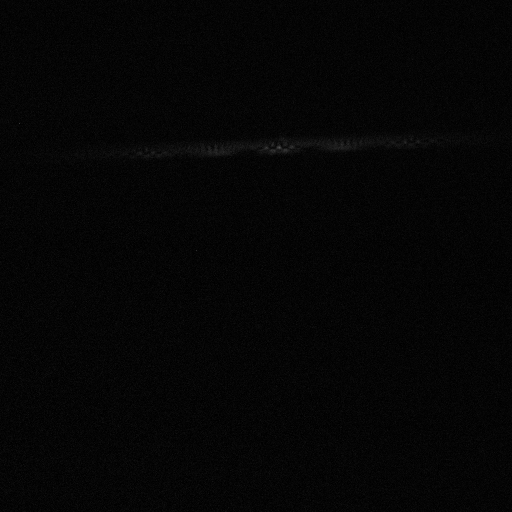
#> input picture High Harmonic Generation/Dados/4a sessao/KRIPTON/Fendas/bkg_removed_images/0.5s.tif, 1024 x 1024 px, found by its file name (shown at 1/2 size); the run also reads 1 picture not shown here
$ jupyter execute --allow-errors 'HHG - Análise do Espectro do Kripton.ipynb'
#> lines starting #> are read from the running program, lines starting #| are printed output that depends on the picture
### High Harmonic Generation/Notebooks/PIL_Functions.py
from PIL import Image, ImageOps

def img_to_matrix(img):
    width, height = img.size
    pixels = img.load() #returns dictionary where each entry has rgb values

    matrix = list()
    row  = list()
    for y in range(height):
        row = []
        for x in range(width):
            row += [pixels[x, y]]
        matrix.append(row)
    return matrix

def soma_linhas(pixels, orientation='x'):
    height = len(pixels)
    width  = len(pixels[0])

    if orientation=='x':
        soma = list()
        for i in range(width):
            soma += [0]
        for i in range(height):
            for j in range(width):
                soma[j] += pixels[i][j]
        return soma
    else:
        soma = list()
        for i in range(height):
            soma += [0]
        for i in range(width):
            for j in range(height):
                soma[j] += pixels[j][i]
        return soma

# [20 lines left out: functions normalize, matrix_to_img, not called in this run]

### High Harmonic Generation/Notebooks/HHG - Análise do Espectro do Kripton.ipynb
[cell 1]
from PIL import Image, ImageOps
import imageio
import numpy as np
import matplotlib.pyplot as plt
import matplotlib as mpl
from matplotlib.ticker import MaxNLocator
from scipy.optimize import curve_fit
#Transformada de Fourier
from scipy.fft import fft, fft2, fftfreq, ifft
#Funçoes Auxiliares
from PIL_Functions import img_to_matrix, soma_linhas
#Ouvir a Cena
from scipy.interpolate import interp1d

[cell 2]
# DESCOMENTAR NO FIM PARA GRAVAR PLOTS EM LATEX. DEMORAM MAIS A GERAR
plt.rcParams['font.family'] = 'serif'
plt.rcParams['font.serif'] = ['Computer Modern Roman']
plt.rcParams['text.usetex'] = True

plt.rcParams['font.size'] = 20
plt.rcParams['axes.labelsize'] = 24
plt.rcParams['axes.linewidth'] = 1.5

[cell 3]
def imita(matrix):
    new_matrix = list()
    linha      = list()
    for i in matrix:
        for j in i:
            linha.append(j)
        new_matrix.append(linha)
        linha=list()
    return new_matrix


def threshold(matrix, t, color, ylim_cima=0, ylim_baixo=1023, save_bkg=False):
    new_matrix = imita(matrix)

    if(save_bkg):
        bkg    = imita(matrix)

    width = len(matrix[0])
    height= len(matrix)

    for linha in range(height):
        for coluna in range(width):
            if new_matrix[linha][coluna] <= t or linha<ylim_cima or linha>ylim_baixo:
                new_matrix[linha][coluna] = color
            else:
                if save_bkg:
                    bkg[linha][coluna] = color
    if save_bkg:
        return new_matrix, bkg
    return new_matrix


def integrate(linha):
    integral = 0
    for i in linha:
        integral += i
    return integral


def normalize(linha, maximo=False):
    if (maximo != False):
        return [i/maximo for i in linha]
    else:
        maximo = max(linha)
        return [i/maximo for i in linha]


def get_region(x, y, borders):
    x_reg = list()
    y_reg = list()
    assert(len(x) == len(y))
    for i in range(len(y)):
        if x[i] >= borders[0] and x[i] <= borders[1]:
            x_reg.append(x[i])
            y_reg.append(y[i])
    return x_reg, y_reg


def crop(matrix, x_reg, y_reg):
    new_matrix = matrix[y_reg[0]:y_reg[1]][x_reg[0]:x_reg[1]].copy()
    return new_matrix


def centroid(data_x, data_y):
    termos = [x * y for x, y in zip(data_x, normalize(data_y, sum(data_y)))]
    soma = 0

    for termo in termos:
        soma+= termo
    return soma

def get_harmonico(freq):
    return freq*800e-9/c

def print_tabular(HH_freq, LaTeX):
    if (LaTeX):
        tabular = r"\begin{tabular}{|c|c|c|}\n \hline Pico $\#$ & Frequência $\pm 0.05$ (PHz) & Harmónica \\" + '\n'

        for i in range(len(HH_freq)):
            tabular += r"\hline {:} & ${:.2e}$ & {:} \\".format(i+1, HH_freq[i], round(get_harmonico(HH_freq[i]), 2)) + '\n'

        tabular += r"\hline" + '\n' + r"\end{tabular}"
    else:
        tabular = str()
        for i in range(len(HH_freq)):
            if (i != 9):
                tabular += 'Pico ' + str(i + 1) + ':  ' + str("{:.2e}".format(HH_freq[i])) + ' Hz  --->  Harmónico: ' + str(round(get_harmonico(HH_freq[i]), 2)) + '\n'
            else:
                tabular += 'Pico ' + str(i + 1) + ': '  + str("{:.2e}".format(HH_freq[i])) + ' Hz  --->  Harmónico: ' + str(round(get_harmonico(HH_freq[i]), 2)) + '\n'
    print(tabular)

## Determinação do tempo de aquisição ótimo

[cell 4]
path_imagens = '/Users/thomasgaehtgens/Desktop/LFEA/High Harmonic Generation/Dados/4a sessao/KRIPTON/fendas/bkg_removed_images/'
paths        = [path_imagens + str(i + 1) + 's.tif' for i in range(7)]
paths.insert(0, path_imagens + '0.5s.tif')

#> (a cell that did not finish here is left out)

[cell 6]
linhas = list()
#> linhas = []
racios = list()
t_val  = [20, 20, 20, 20, 20, 20, 24, 350]
t_val  = [20, 20, 20, 20, 20, 20, 20, 250]

#> (the rest of this cell did not finish here and is left out)

[cell 7]
fig = plt.figure(figsize=(6, 6))
ax  = fig.add_subplot()

r = racios + [0]
#> (the rest of this cell did not finish here and is left out)

[cell 8]
path = '/Users/thomasgaehtgens/Desktop/LFEA/High Harmonic Generation/Dados/4a sessao/KRIPTON/fendas/bkg_removed_images/5s_rotated.tif'
img  = Image.open(path)

matrix, bkg = threshold(img_to_matrix(img), t = 35, color = 0, ylim_cima=265, ylim_baixo=315, save_bkg=True)
#> after the loop in img_to_matrix, `for y in range(height):`: matrix = 1024 items
#> in imita, `new_matrix = list()`: new_matrix = []
#> after the loop in imita, `for i in matrix:`: new_matrix = 1024 items
#> in threshold, `width = len(matrix[0])`: width = 1024
#> matrix = 1024 items; bkg = 1024 items

# Separação do Espectro obtido nas suas 3 componentes

[cell 9]
plt.imshow(matrix)
plt.axis(False)
plt.show()
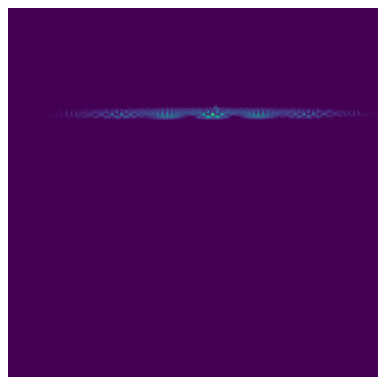
#> figure drawn by matplotlib, 1 panel

plt.imsave('full_espectro.png', np.array(matrix))
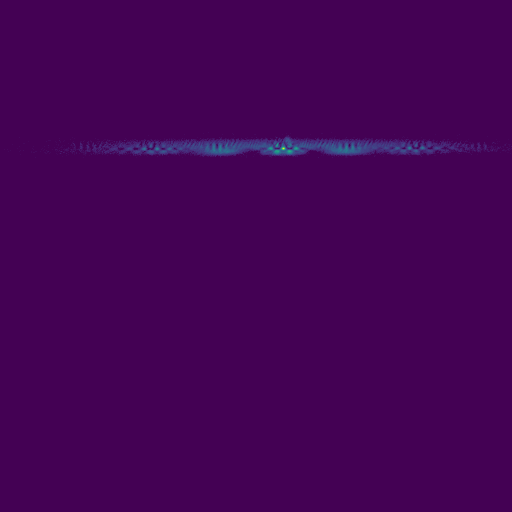
#> saved as full_espectro.png: shape (1024, 1024, 3) (shown at 1/2 size); mean R, G, B 68, 2.1, 84.8

[cell 10]
cropped = crop(matrix, [0, len(matrix)], [265, 315])
#> in crop, `new_matrix = matrix[y_reg[0]:y_reg[1]][x_reg[0]:x_reg[1]].copy()`: new_matrix = 50 items
#> cropped = 50 items

[cell 11]
fig = plt.figure(figsize=(20, 20))

plt.imshow(cropped)
plt.axis(False)
plt.show()
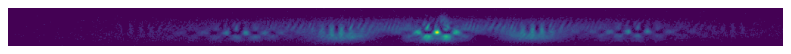
#> figure drawn by matplotlib, 1 panel

plt.imsave('full_espectro.png', np.array(cropped))
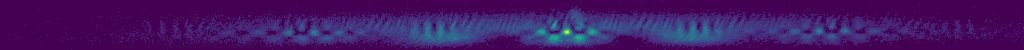
#> saved as full_espectro.png: shape (50, 1024, 3); mean R, G, B 67.3, 22.5, 100.6

[cell 12]
linha3 = crop(cropped, [0, len(matrix)], (0, 20))
#> linha3 = 20 items

[cell 13]
fig = plt.figure(figsize=(20, 20))

plt.imshow(linha3)
plt.axis(False)
plt.show()
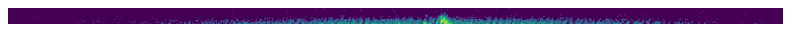
#> figure drawn by matplotlib, 1 panel

[cell 14]
linha2 = crop(cropped, [0, len(matrix)], [21, 33])
#> linha2 = 12 items

[cell 15]
fig = plt.figure(figsize=(20, 20))

plt.imshow(linha2)
plt.axis(False)
plt.show()
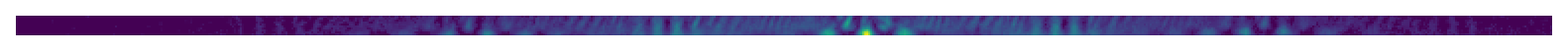
#> figure drawn by matplotlib, 1 panel

[cell 16]
linha1 = crop(cropped, [0, len(matrix)], [33, len(cropped) - 7])
#> linha1 = 10 items

[cell 17]
fig = plt.figure(figsize=(20, 20))

plt.imshow(linha1)
plt.axis(False)
plt.show()
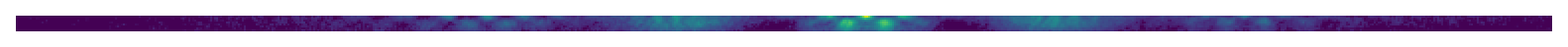
#> figure drawn by matplotlib, 1 panel

[cell 18]
#CONSTANTES
d       = 100e-6 #Distância entre fendas
delta_x = 13e-6  #Fator de conversão
z       = 40e-2  #Distância ao CCD
N       = 1024   #Pixeis
c       = 299792458

SAMPLE_RATE = (c * z)/(N * d * delta_x) # AINDA NÃO ESTOU SEGURO DA FÓRMULA

[cell 19]
def f_n(pixel):
    return (pixel * c * z)/(N * d * delta_x)

[cell 20]
hist1 = soma_linhas(linha1)
#> in soma_linhas, `height = len(pixels)`: height = 10
#> in soma_linhas, `width  = len(pixels[0])`: width = 1024
#> after the loop in soma_linhas, `for i in range(height):`: soma = 1024 values, max 2358 at index 579, min 0 at index 0, mean 577.8
#> hist1 has the same summary as soma in soma_linhas
hist2 = soma_linhas(linha2)
#> hist2 = 1024 values, max 2793 at index 566, min 0 at index 0, mean 738
hist3 = soma_linhas(linha3)
#> hist3 = 1024 values, max 1375 at index 572, min 0 at index 0, mean 178.8

hist1f = np.abs(fft(hist1))
#> hist1f = 1024 values, max 591678 at index 0, min 28.41 at index 502, mean 4086.1
hist2f = np.abs(fft(hist2))
#> hist2f = 1024 values, max 755755 at index 0, min 131.6 at index 207, mean 4742
hist3f = np.abs(fft(hist3))
#> hist3f = 1024 values, max 183082 at index 0, min 51.04 at index 87, mean 2684.1

[cell 21]
#ESPECÍFICO ESPECTRO 2
d   = 100e-6 #Distância entre fendas
x_f = f_n(np.linspace(0, 1023, 1024))*1e-15
#PARTE DO PLPOT
fig = plt.figure(figsize=(6, 6))
ax  = fig.add_subplot()

#A DETERMINAÇÃO DESTES VALORES TEM DE SER FEITA À MÃO
a0, b0 = 4, 12 # PICO 0

a1, b1 = 64, 68 # PICO 1
a2, b2 = 71, 77  # PICO 2
a3, b3 = 79, 84 # PICO 3
a4, b4 = 87, 92 # PICO 4
a5, b5 = 94, 101 # PICO 5

# [6 lines of commented-out code are left out]

picos = [#(a0, b0),
         (a1, b1),
         (a2, b2),
         (a3, b3),
         (a4, b4),
         (a5, b5)]

#PLOT DO ESPECTRO
ax.plot(x_f[4:int(1024/2)], normalize(hist2f[4:int(1024/2)]), '-', lw=3, label='HHG-Kr', color='#419547')
#> in normalize, `maximo = max(linha)`: maximo = 85080.9
# [15 lines of commented-out code are left out]

HH_freq = list()
for pico in picos:
    HH_freq.append(centroid(x_f[pico[0]:pico[1]], hist2f[pico[0]:pico[1]]))
    plt.vlines(HH_freq[-1], 0, 1, linestyles='--', alpha = 0.3)
#> this loop made 5 passes
#> termos in centroid on passes 1 to 5: [0.131, 2.23, 3.33, 0.216], [0.0157, 0.241, 3.36, 2.69, 0.253, 0.0583], [0.165, 1.06, 4.02, 1.8, 0.269], [0.28, 2.31, 4.04, 1.28, 0.0912], [0.283, 0.595, 2.03, 3.02, 1.08, 1.13, 0.61]
#> after the loop, HH_freq = [5.91, 6.62, 7.31, 8, 8.75]

ax.set_xlabel('Frequência (PHz)')
ax.set_ylabel('Intensidade (I/I$_{max}$)')
ax.set_title('Espectro 2')
ax.legend(loc='upper right', frameon=False)

ax.set_xlim(5, 12)
ax.set_ylim(0, 1)

ax.xaxis.set_tick_params(which='major', size=10, width=2, direction='in', top='on')
ax.xaxis.set_tick_params(which='minor', size=4, width=2, direction='in', top='on')

ax.yaxis.set_tick_params(which='major', size=10, width=2, direction='in', right='on')
ax.yaxis.set_tick_params(which='minor', size=4, width=2, direction='in', right='on')

ax.xaxis.set_major_locator(mpl.ticker.MultipleLocator(1.5))
ax.xaxis.set_minor_locator(mpl.ticker.MultipleLocator(0.5))

ax.yaxis.set_major_locator(MaxNLocator(prune='lower', nbins=5))
ax.yaxis.set_minor_locator(mpl.ticker.MultipleLocator(0.05))

print_tabular(np.array(HH_freq)*1e15, LaTeX=True) #LaTeX = True ---> LaTeX print
#> the loop in print_tabular, `for i in range(len(HH_freq)):` made 5 passes
#| \begin{tabular}{|c|c|c|}\n \hline Pico $\#$ & Frequência $\pm 0.05$ (PHz) & Harmónica \\
#| \hline 1 & $5.91e+15$ & 15.77 \\
#| \hline 2 & $6.62e+15$ & 17.66 \\
#| \hline 3 & $7.31e+15$ & 19.5 \\
#| \hline 4 & $8.00e+15$ & 21.35 \\
#| \hline 5 & $8.75e+15$ & 23.34 \\
#| \hline
#| \end{tabular}

fig.set_tight_layout(True)
plt.savefig('kr_spec2.pdf', bbox='tight_layout')

[cell 22]
#ESPECÍFICO ESPECTRO 2
d   = 10e-6 #Distância entre fendas
x_f = f_n(np.linspace(0, 1023, 1024))*1e-15
#PARTE DO PLPOT
fig = plt.figure(figsize=(6, 6))
ax  = fig.add_subplot()

#A DETERMINAÇÃO DESTES VALORES TEM DE SER FEITA À MÃO
a1, b1 = 5, 14 # PICO 1
#a2, b2 = 16, 26 # PICO 1
# ...
picos = [(a1, b1 )]

#PLOT DO ESPECTRO
ax.plot(x_f[2:int(1024/2)], normalize(hist1f[2:int(1024/2)]), '-', lw=3, label='HHG-Kr', color='#419547')
#HIGHLIGHT DOS HARMÓNICOS
#ax.plot(x_f[a1:b1], normalize(hist1f[a1:b1], max(hist1f[2:int(1024/2)])), '-', color = 'salmon', lw=2, label='Picos')
#ax.plot(x_f[a2:b2], normalize(hist1f[a2:b2], max(hist1f[2:int(1024/2)])), '-', color = 'salmon', lw=2, label='Picos')

#PLOT DA LINHA VERTICAL QUE PASSA NO CENTROIDE

HH_freq = list()
for pico in picos:
    HH_freq.append(centroid(x_f[pico[0]:pico[1]], hist2f[pico[0]:pico[1]]))
    plt.vlines(HH_freq[-1], 0, 1, linestyles='--', alpha = 0.3)
#> this loop made 1 pass
#> termos in centroid on pass 1: [0.294, 0.53, 1.37, 2.04, 1.24, 0.88, 0.152, 0.316, 0.47]
#> after the loop, HH_freq = [7.3]

ax.set_xlabel('Frequência (PHz)')
ax.set_ylabel('Intensidade (I/I$_{max}$)')
ax.set_title('Espectro 3')
ax.legend(loc='upper right', frameon=False)
#
ax.set_xlim(0, 75)
#ax.set_xlim(7, 11)
ax.set_ylim(0, 1)
#
ax.xaxis.set_tick_params(which='major', size=10, width=2, direction='in', top='on')
ax.xaxis.set_tick_params(which='minor', size=4, width=2, direction='in', top='on')
#
ax.yaxis.set_tick_params(which='major', size=10, width=2, direction='in', right='on')
ax.yaxis.set_tick_params(which='minor', size=4, width=2, direction='in', right='on')
#
ax.xaxis.set_major_locator(mpl.ticker.MultipleLocator(25))
ax.xaxis.set_minor_locator(mpl.ticker.MultipleLocator(5))
#
ax.yaxis.set_major_locator(MaxNLocator(prune='lower', nbins=5))
ax.yaxis.set_minor_locator(mpl.ticker.MultipleLocator(0.05))
#
print_tabular(np.array(HH_freq)*1e15, LaTeX=True) #LaTeX = True ---> LaTeX print
#> the loop in print_tabular (call 2), `for i in range(len(HH_freq)):` made 1 pass
#| \begin{tabular}{|c|c|c|}\n \hline Pico $\#$ & Frequência $\pm 0.05$ (PHz) & Harmónica \\
#| \hline 1 & $7.30e+15$ & 19.48 \\
#| \hline
#| \end{tabular}

fig.set_tight_layout(True)
plt.savefig('kr_spec3.pdf', bbox='tight_layout')

[cell 23]
fig = plt.figure(figsize=(18, 8))

#ESPECÍFICO ESPECTRO 2
d   = 100e-6 #Distância entre fendas
x_f = f_n(np.linspace(0, 1023, 1024))*1e-15

#Sinal
ax1  = fig.add_subplot(2, 3, 1)
ax2  = fig.add_subplot(2, 3, 2)
ax3  = fig.add_subplot(2, 3, 3)
#Transfomada
ax1f = fig.add_subplot(2, 3, 4)
ax2f = fig.add_subplot(2, 3, 5)
ax3f = fig.add_subplot(2, 3, 6)

ax1.set_title('Espectro 1')
ax1.plot(normalize(hist3), color='C1')

ax2.set_title('Espectro 2')
ax2.plot(normalize(hist2), color='C1')

ax3.set_title('Espectro 3')
ax3.plot(normalize(hist1), color='C1')

ax1f.plot(x_f[10:int(1024/2)], normalize(hist3f[10:int(1024/2)]), color='#419547')
ax2f.plot(x_f[10:int(1024/2)], normalize(hist2f[10:int(1024/2)]), color='#419547')

ax1f.set_xlim(x_f[10], x_f[200])
ax2f.set_xlim(x_f[20], x_f[200])

#ESPECÍFICO ESPECTRO 3

d   = 10e-6 #Distância entre fendas
x_f = f_n(np.linspace(0, 1023, 1024))*1e-15
ax3f.plot(x_f[2:int(1024/2)], normalize(hist1f[2:int(1024/2)]), color='#419547')
